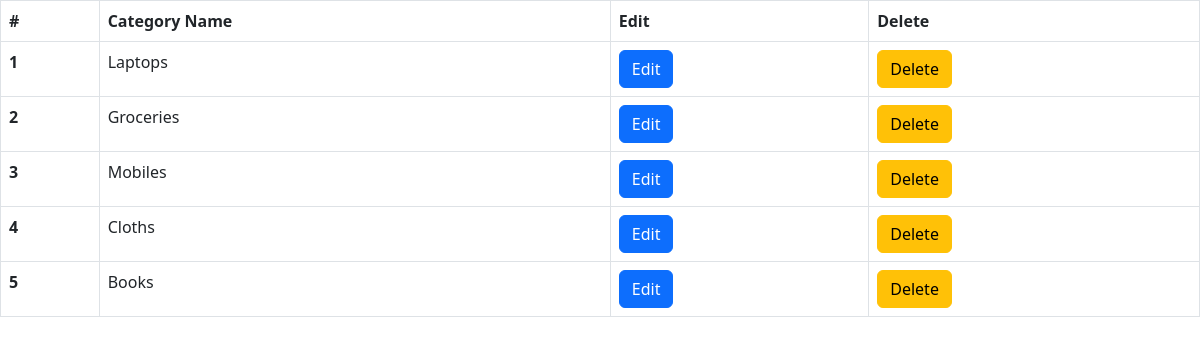
Screenshot of /Ecom/Admin/view_categories.php with the database file from the repository.
### tables this page shows
CREATE TABLE `category` (
  `Category_id` int(11) NOT NULL,
  `Category_Name` varchar(200) NOT NULL
);

### Ecom/Admin/view_categories.php (the view, shortened to what this page needs)
<?php
include('../includes/conn.php');
 ?>
 <!DOCTYPE html>
<html>
<head>
<link href="https://cdn.jsdelivr.net/npm/bootstrap@5.2.2/dist/css/bootstrap.min.css" rel="stylesheet"
>
<link rel="stylesheet" href="https://cdnjs.cloudflare.com/ajax/libs/font-awesome/6.2.0/css/all.min.css"
 />
</head>
<body>
<table class="table table-bordered">
  <thead>
    <tr>
      <th scope="col">#</th>
      <th scope="col">Category Name</th>
      <th scope="col">Edit</th>
      <th scope="col">Delete</th>
    </tr>
  </thead>
  <tbody>
  <?php
  $results = mysqli_query($con, "SELECT * FROM category");
  $count =0;
  while ($row = mysqli_fetch_array($results)) {
    $count = $count+1;
    ?>
    <tr>
      <th scope="row"><?php echo $count; ?></th>
      <td><?php echo $row['Category_Name']; ?></td>
      <td><a class="btn btn-primary" href="admin.php?categories&edit&catid=<?php echo $row['Category_id']; ?>&catname=<?php echo $row['Category_Name']; ?>" role="button">Edit</a></td>
      <td><a class="btn btn-warning" href="admin.php?categories&delete&catid=<?php echo $row['Category_id']; ?>" onclick="return confirm('are you sure to delete!');"  role="button">Delete</a></td>
    </tr>
    <?php } ?>
  </tbody>
</table>
</body>
</html>

### rows the page displays
category: Category_Name "Laptops"
category: Category_Name "Groceries"
category: Category_Name "Mobiles"
category: Category_Name "Cloths"
category: Category_Name "Books"
